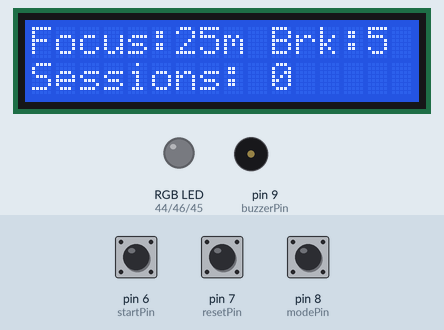
Recording of a sketch running on a simulated Arduino Mega 2560, built with avr-gcc and run on an emulated ATmega2560. On the bench: 16×2 character LCD, an RGB LED mixed from three pins (HIGH = lit), buzzer (waves = sounding). Inputs (shaded band) come from the test bench; at power-on: pin 6 (startPin) HIGH, pin 7 (resetPin) HIGH, pin 8 (modePin) HIGH. Dim RGB values are drawn brighter than linear.

Above: at 2.2 s.
2.3 s: pin 6 (startPin) pulled LOW for 0.15 s
At 2.52 s:
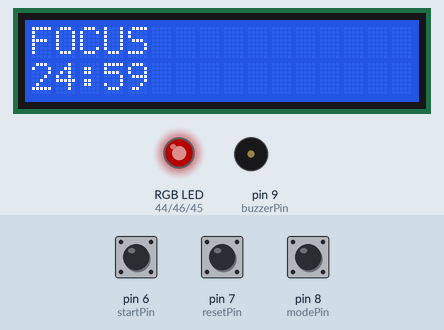
3.0 s: pin 7 (resetPin) pulled LOW for 0.15 s
At 4.6 s:
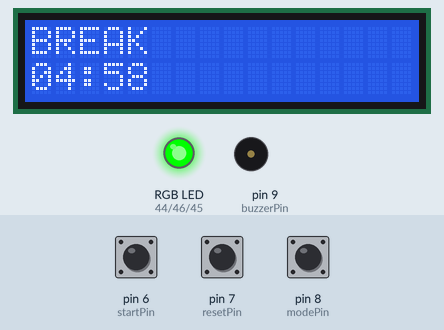
6.1 s: pin 6 (startPin) pulled LOW for 1 s
At 7.2 s:
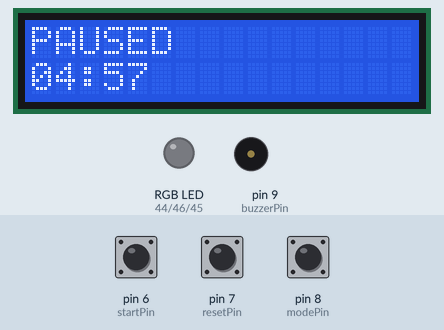
8.6 s: pin 7 (resetPin) pulled LOW for 1 s
At 10.9 s:
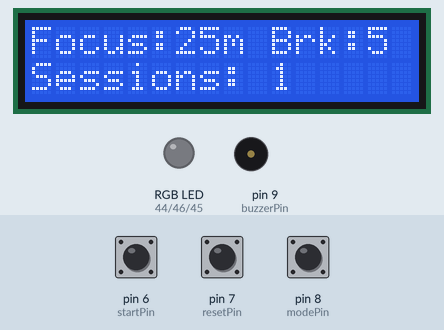
11.2 s: pin 6 (startPin) pulled LOW for 0.15 s
At 12.85 s:
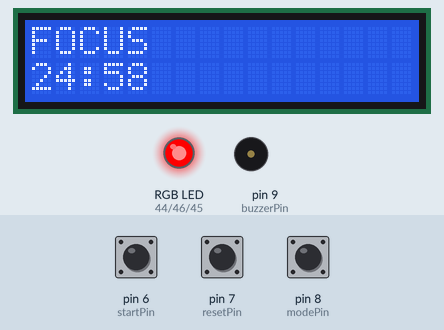
Timing chart, 0 to 15.5 s (numbered marks = the images above; inputs shaded):
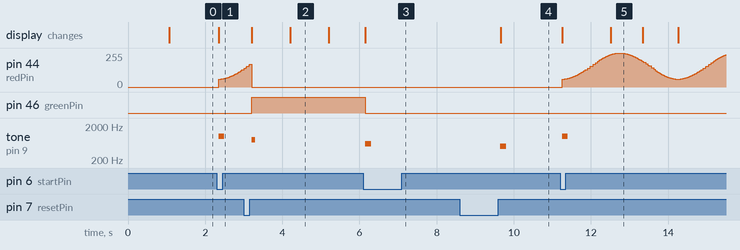

The sketch:

timer.ino
```cpp
/*
  Desktop Focus Timer
  Arduino Mega 2560

  Hardware:
    LCD1602 (4-bit mode)      -> pins 12(RS),11(E),5(D4),4(D5),3(D6),2(D7)
    Start/Pause button        -> pin 6  (INPUT_PULLUP)
    Reset button               -> pin 7  (INPUT_PULLUP)
    Mode button                -> pin 8  (INPUT_PULLUP)
    Passive buzzer              -> pin 9
    RGB LED (common cathode)   -> R=44, G=46, B=45
    LCD contrast (V0)          -> fixed resistor divider (~8.5k to 5V, ~1k to GND) - no pin used

  Behavior:
    IDLE          -> LCD shows focus/break lengths + sessions completed today,
                     cycle options with Mode, press Start to begin
    RUNNING_FOCUS -> red LED (slow breathing effect), countdown, auto-advances to break when done
    RUNNING_BREAK -> green LED (solid), countdown, auto-returns to IDLE when done
    PAUSED        -> Start/Pause resumes with remaining time saved
    Reset (tap, on release) -> skips to the next phase
    Reset (held 1s+)    -> full reset back to IDLE, cancels current session

  Last-used session option is saved to EEPROM and restored on power-up.
  Session counter resets on power-up (not saved, since it's meant to track "today").
*/

#include <LiquidCrystal.h>
#include <EEPROM.h>

LiquidCrystal lcd(12, 11, 5, 4, 3, 2);

const int startPin = 6;
const int resetPin = 7;
const int modePin = 8;
const int buzzerPin = 9;
const int redPin = 44;
const int greenPin = 46; // physical wiring swap accounted for
const int bluePin = 45;  // physical wiring swap accounted for

const unsigned long DEBOUNCE_MS = 50;
const unsigned long REPEAT_LOCKOUT_MS = 200;
const unsigned long LONG_PRESS_MS = 1000; // hold Reset this long for a full reset
const int EEPROM_OPTION_ADDR = 0;

enum State { IDLE, RUNNING_FOCUS, RUNNING_BREAK, PAUSED };
State currentState = IDLE;

const int focusOptions[] = {25, 15, 50};
const int breakOptions[] = {5, 5, 10};
const int NUM_OPTIONS = 3;
int optionIndex = 0;
int sessionsCompleted = 0;

unsigned long sessionLengthMs;
unsigned long startTime;
unsigned long remainingMs;
bool wasFocusBeforePause = true;

// ---- non-blocking debounce state ----
struct Button {
  int pin;
  bool lastReading;
  bool stableState;
  unsigned long lastChangeTime;
  unsigned long lastAcceptedTime;
  bool longPressFired;
  bool pressPending;   // a press is down and has not yet resolved to short or long
};

Button startBtn = {startPin, HIGH, HIGH, 0, 0, false, false};
Button resetBtn = {resetPin, HIGH, HIGH, 0, 0, false, false};
Button modeBtn  = {modePin,  HIGH, HIGH, 0, 0, false, false};

// returns true exactly once, the moment a debounced press (HIGH->LOW) is accepted
bool checkPressed(Button &b) {
  bool reading = digitalRead(b.pin);
  unsigned long now = millis();

  if (reading != b.lastReading) {
    b.lastChangeTime = now;
    b.lastReading = reading;
  }

  if ((now - b.lastChangeTime) > DEBOUNCE_MS && b.stableState != reading) {
    b.stableState = reading;
    if (b.stableState == LOW && (now - b.lastAcceptedTime) > REPEAT_LOCKOUT_MS) {
      b.lastAcceptedTime = now;
      b.longPressFired = false;
      b.pressPending = true;
      return true;
    }
  }
  return false;
}

// returns true exactly once, when a currently-held button crosses the long-press threshold
bool checkLongPress(Button &b) {
  if (b.stableState == LOW && !b.longPressFired) {
    if (millis() - b.lastChangeTime > LONG_PRESS_MS) {
      b.longPressFired = true;
      b.pressPending = false; // this press is a hold, so cancel the pending tap
      return true;
    }
  }
  return false;
}

// returns true once on release, but only if the press never became a long press
bool checkTap(Button &b) {
  if (b.stableState == HIGH && b.pressPending) {
    b.pressPending = false;
    return true;
  }
  return false;
}

// ---- non-blocking buzzer melody player ----
int melodyNotes[8];
int melodyDurations[8];
int melodyLength = 0;
int melodyIndex = 0;
unsigned long melodyNoteStart = 0;
bool melodyPlaying = false;

void playMelody(int *notes, int *durations, int length) {
  for (int i = 0; i < length; i++) {
    melodyNotes[i] = notes[i];
    melodyDurations[i] = durations[i];
  }
  melodyLength = length;
  melodyIndex = 0;
  melodyPlaying = true;
  melodyNoteStart = millis();
  tone(buzzerPin, melodyNotes[0], melodyDurations[0]);
}

void updateMelody() {
  if (!melodyPlaying) return;
  if (millis() - melodyNoteStart >= (unsigned long)melodyDurations[melodyIndex] + 30) {
    melodyIndex++;
    if (melodyIndex >= melodyLength) {
      melodyPlaying = false;
      return;
    }
    melodyNoteStart = millis();
    tone(buzzerPin, melodyNotes[melodyIndex], melodyDurations[melodyIndex]);
  }
}

// ---- non-blocking breathing LED (red channel pulse during focus) ----
unsigned long breatheStart = 0;
const unsigned long BREATHE_PERIOD_MS = 3000;

void updateBreathingRed() {
  unsigned long t = (millis() - breatheStart) % BREATHE_PERIOD_MS;
  float phase = (float)t / BREATHE_PERIOD_MS; // 0..1
  float level = (1.0 - cos(phase * 2.0 * PI)) / 2.0; // 0..1 smooth pulse
  int brightness = 60 + (int)(level * 195); // floor at 60 so it never fully goes dark
  analogWrite(redPin, brightness);
  analogWrite(greenPin, 0);
  analogWrite(bluePin, 0);
}

void setup() {
  Serial.begin(9600);
  pinMode(startPin, INPUT_PULLUP);
  pinMode(resetPin, INPUT_PULLUP);
  pinMode(modePin, INPUT_PULLUP);
  pinMode(buzzerPin, OUTPUT);
  pinMode(redPin, OUTPUT);
  pinMode(greenPin, OUTPUT);
  pinMode(bluePin, OUTPUT);

  int savedOption = EEPROM.read(EEPROM_OPTION_ADDR);
  if (savedOption >= 0 && savedOption < NUM_OPTIONS) {
    optionIndex = savedOption;
  }

  lcd.begin(16, 2);
  lcd.print("Focus Timer");
  delay(1000);
  showIdleScreen();
}

void loop() {
  bool startPressed = checkPressed(startBtn);
  checkPressed(resetBtn); // keeps reset's debounce state current; it acts on release
  bool modePressed  = checkPressed(modeBtn);
  bool resetLongPress = checkLongPress(resetBtn);
  bool resetTapped = checkTap(resetBtn);

  updateMelody();

  if (resetLongPress) {
    // full reset, cancels whatever was happening
    currentState = IDLE;
    setColor(0, 0, 0);
    tone(buzzerPin, 300, 200);
    showIdleScreen();
  } else if (resetTapped && currentState != IDLE) {
    // tap while running/paused: skip to next phase
    skipToNextPhase();
  } else if (resetTapped && currentState == IDLE) {
    // tap while idle: just a gentle no-op beep, nothing to skip
    tone(buzzerPin, 400, 80);
  }

  if (modePressed && currentState == IDLE) {
    optionIndex = (optionIndex + 1) % NUM_OPTIONS;
    EEPROM.update(EEPROM_OPTION_ADDR, optionIndex);
    showIdleScreen();
  }

  if (startPressed) {
    handleStartPause();
  }

  if (currentState == RUNNING_FOCUS || currentState == RUNNING_BREAK) {
    updateCountdown();
    if (currentState == RUNNING_FOCUS) {
      updateBreathingRed();
    }
  }
}

void handleStartPause() {
  if (currentState == IDLE) {
    beginFocusSession();
  } else if (currentState == RUNNING_FOCUS || currentState == RUNNING_BREAK) {
    unsigned long elapsed = millis() - startTime;
    remainingMs = (elapsed < sessionLengthMs) ? (sessionLengthMs - elapsed) : 0;
    wasFocusBeforePause = (currentState == RUNNING_FOCUS);
    currentState = PAUSED;
    setColor(0, 0, 0);
    tone(buzzerPin, 600, 150);
    lcd.setCursor(0, 0);
    lcd.print("PAUSED          ");
  } else if (currentState == PAUSED) {
    sessionLengthMs = remainingMs;
    startTime = millis();
    currentState = wasFocusBeforePause ? RUNNING_FOCUS : RUNNING_BREAK;
    if (wasFocusBeforePause) {
      breatheStart = millis();
    } else {
      setColor(0, 255, 0);
    }
    tone(buzzerPin, 1000, 150);
  }
}

void beginFocusSession() {
  sessionLengthMs = (unsigned long)focusOptions[optionIndex] * 60000UL;
  startTime = millis();
  currentState = RUNNING_FOCUS;
  breatheStart = millis();
  tone(buzzerPin, 1000, 150);
}

void beginBreakSession() {
  sessionLengthMs = (unsigned long)breakOptions[optionIndex] * 60000UL;
  startTime = millis();
  currentState = RUNNING_BREAK;
  setColor(0, 255, 0);
}

// short-press Reset while running: jump straight to the next phase
void skipToNextPhase() {
  bool inFocus = (currentState == RUNNING_FOCUS) ||
                 (currentState == PAUSED && wasFocusBeforePause);
  if (inFocus) {
    sessionsCompleted++;
    beginBreakSession();
    tone(buzzerPin, 800, 100);
  } else {
    currentState = IDLE;
    setColor(0, 0, 0);
    tone(buzzerPin, 500, 150);
    showIdleScreen();
  }
}

void updateCountdown() {
  unsigned long elapsed = millis() - startTime;
  long remaining = sessionLengthMs - elapsed;

  if (remaining <= 0) {
    if (currentState == RUNNING_FOCUS) {
      sessionsCompleted++;
      beginBreakSession();
      int notes[] = {880, 988, 1175};
      int durs[]  = {100, 100, 150};
      playMelody(notes, durs, 3);
    } else {
      currentState = IDLE;
      setColor(0, 0, 0);
      int notes[] = {1175, 988, 784, 1047};
      int durs[]  = {100, 100, 100, 250};
      playMelody(notes, durs, 4);
      showIdleScreen();
    }
    return;
  }

  int totalSeconds = remaining / 1000;
  int mins = totalSeconds / 60;
  int secs = totalSeconds % 60;

  lcd.setCursor(0, 0);
  lcd.print(currentState == RUNNING_FOCUS ? "FOCUS           " : "BREAK           ");
  lcd.setCursor(0, 1);
  if (mins < 10) lcd.print("0");
  lcd.print(mins);
  lcd.print(":");
  if (secs < 10) lcd.print("0");
  lcd.print(secs);
  lcd.print("        ");
}

void showIdleScreen() {
  lcd.clear();
  lcd.setCursor(0, 0);
  lcd.print("Focus:");
  lcd.print(focusOptions[optionIndex]);
  lcd.print("m Brk:");
  lcd.print(breakOptions[optionIndex]);
  lcd.setCursor(0, 1);
  lcd.print("Sessions: ");
  lcd.print(sessionsCompleted);
}

void setColor(int r, int g, int b) {
  analogWrite(redPin, r);
  analogWrite(greenPin, g);
  analogWrite(bluePin, b);
}
```

Measured:
- after the input at 2.3 s, pin 44 (redPin): moves from 0/255 to 128/255 over 0.60 s, starting after 0.05 s; tone on pin 9 (buzzerPin): silent → 1000 Hz after 0.05 s, → silent 0.15 s later; the display: first changes after 0.05 s (image 1 shows a later state)
- after the input at 3.0 s, pin 46 (greenPin): LOW → HIGH after 0.20 s; tone on pin 9 (buzzerPin): silent → 800 Hz after 0.20 s, → silent 0.10 s later; the display: first changes after 0.21 s (image 2 shows a later state)
- after the input at 6.1 s, pin 46 (greenPin): HIGH → LOW after 0.05 s; tone on pin 9 (buzzerPin): silent → 600 Hz after 0.05 s, → silent 0.15 s later; the display: changes after 0.06 s (image 3)
- after the input at 8.6 s, tone on pin 9 (buzzerPin): silent → 500 Hz after 1.0 s, → silent 0.15 s later; the display: changes after 1.1 s (image 4)
- after the input at 11.2 s, tone on pin 9 (buzzerPin): silent → 1000 Hz after 0.05 s, → silent 0.15 s later; the display: first changes after 0.06 s (image 5 shows a later state)
- what the display in image 2 shows lasts 1.0 s, from 4.2 s to 5.2 s
